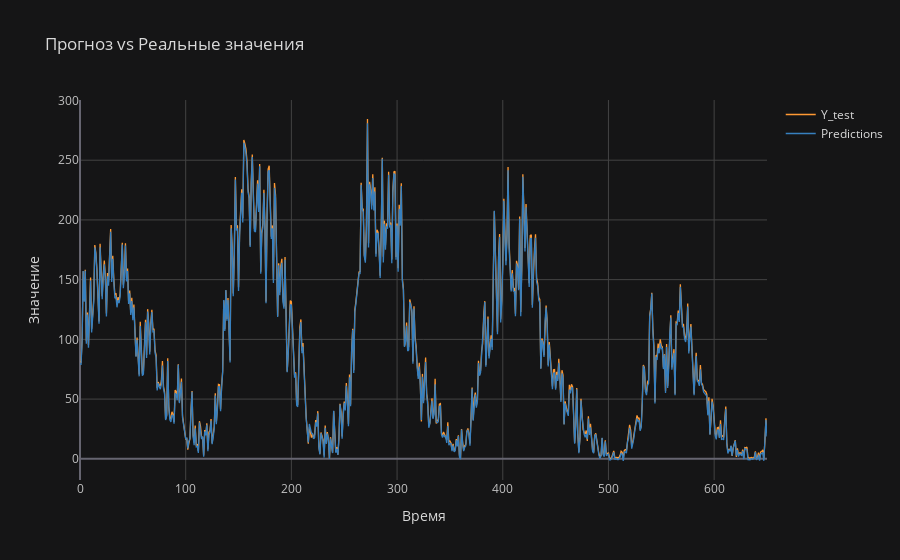

Notebook cell for this chart:
### Code cell
y_test_inv = scaler.inverse_transform(y_test.reshape(-1, 1))
predictions_inv = scaler.inverse_transform(predictions)
df_test = pd.DataFrame({
    'Y_test': y_test_inv.ravel(),
    'Predictions': predictions_inv.ravel()
})
# Отобразить на графике
df_test.iplot(title="Прогноз vs Реальные значения", xTitle="Время", yTitle="Значение", theme="solar")

### Figure 1 — Plotly figure (JSON) as saved in the notebook; plotly's stock layout.template omitted (floating-point values rounded to 4 significant figures; data arrays with more than 128 entries replaced by an {"elided": "..."} marker saying what was removed)
{"data": [{"line": {"color": "rgba(255, 153, 51, 1.0)", "dash": "solid", "shape": "linear", "width": 1.3}, "mode": "lines", "name": "Y_test", "text": "", "type": "scatter", "x": {"elided": "651 int values"}, "y": {"elided": "651 float values"}}, {"line": {"color": "rgba(55, 128, 191, 1.0)", "dash": "solid", "shape": "linear", "width": 1.3}, "mode": "lines", "name": "Predictions", "text": "", "type": "scatter", "x": {"elided": "651 int values"}, "y": {"elided": "651 float values"}}], "layout": {"legend": {"bgcolor": "#151516", "font": {"color": "#D9D9D9"}}, "paper_bgcolor": "#151516", "plot_bgcolor": "#151516", "title": {"font": {"color": "#D9D9D9"}, "text": "Прогноз vs Реальные значения"}, "xaxis": {"gridcolor": "#434343", "showgrid": true, "tickfont": {"color": "#C2C2C2"}, "title": {"font": {"color": "#D9D9D9"}, "text": "Время"}, "zerolinecolor": "#666570"}, "yaxis": {"gridcolor": "#434343", "showgrid": true, "tickfont": {"color": "#C2C2C2"}, "title": {"font": {"color": "#D9D9D9"}, "text": "Значение"}, "zerolinecolor": "#666570"}}}
